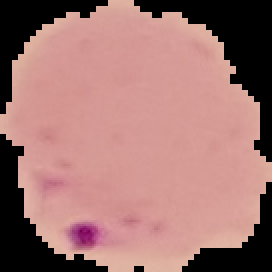
#> input picture cell-images-for-detecting-malaria/cell_images/Parasitized/C101P62ThinF_IMG_20150918_151239_cell_85.png, 136 x 136 px (shown 2 times larger); its folder holds only this picture in this run
$ jupyter execute image_to_csv.ipynb
#> lines starting #> are read from the running program, lines starting #| are printed output that depends on the picture; after the words box and inside, x2 and y2 are one past the last pixel; in counts of white or black regions, pixels touching at a corner belong together
[cell 1]
import cv2,os
import numpy as np
import glob

[cell 2]
def img_to_csv(label,dirlist,file):
#> called with label = 'Parasitized'
  for img_path in dirlist:
   im=cv2.imread(img_path)
#> im is the input picture: shape (136, 136, 3); mean B, G, R 113.2, 117, 161.1
   im=cv2.GaussianBlur(im,(5,5),2)
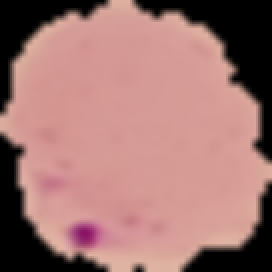
#> im: shape (136, 136, 3) (shown 2 times larger); mean B, G, R 113.2, 117, 161.1
   im_gray=cv2.cvtColor(im,cv2.COLOR_BGR2GRAY)
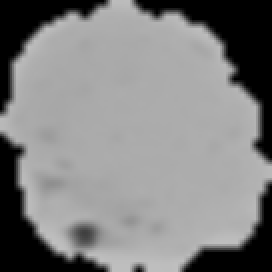
#> im_gray: shape (136, 136) (shown 2 times larger); min 0, max 191, mean 129.8

   ret,thresh=cv2.threshold(im_gray,127,255,0)
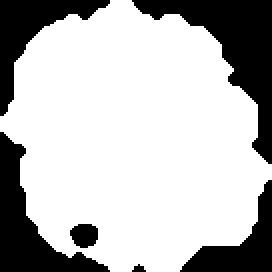
#> thresh: shape (136, 136) (shown 2 times larger); 72.8% white; 6 black regions (1 under 20 px)
   contours,_=cv2.findContours(thresh,1,2)
#> contours = 2 contours; box (x1, y1, x2, y2) and area: (0, 0, 136, 136) 13404, (34, 111, 50, 125) 153
   file.write(label)
   file.write(",")
   for i in range(5):
     try:
       area=cv2.contourArea(contours[i])
       file.write(str(area))
     except:
       file.write("0")
     file.write(",")
#> this loop made 5 passes
#> area on passes 1 to 2: 153, 13403.5
   file.write("\n")

[cell 3]
label="Parasitized"
dirlist =glob.glob("drive/MyDrive/cell_images/"+label+'/*.png')
file=open("drive/MyDrive/dataset.csv","w")
file.write("Label,area1,area2,area3,area4,area5");
file.write("\n")

[cell 4]
img_to_csv(label,dirlist,file)

[cell 5]
label="Uninfected"
dirlist =glob.glob("drive/MyDrive/cell_images/"+label+'/*.png')
file=open("drive/MyDrive/dataset.csv","a")

[cell 6]
img_to_csv(label,dirlist,file)
#> call 2 of img_to_csv, with label = 'Uninfected'
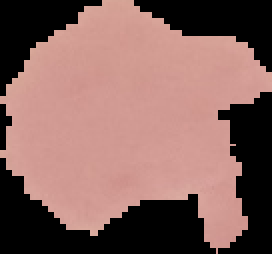
#> input picture cell-images-for-detecting-malaria/cell_images/Uninfected/C101P62ThinF_IMG_20150918_151507_cell_40.png, 136 x 127 px (shown 2 times larger)
#> in img_to_csv, im is the input picture: shape (127, 136, 3); mean B, G, R 94.5, 99.7, 134.5
#> in img_to_csv (call 2), `im=cv2.GaussianBlur(im,(5,5),2)`:
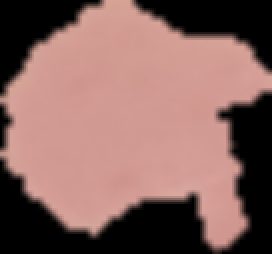
#> im: shape (127, 136, 3) (shown 2 times larger); mean B, G, R 94.5, 99.7, 134.5
#> in img_to_csv (call 2), `im_gray=cv2.cvtColor(im,cv2.COLOR_BGR2GRAY)`:
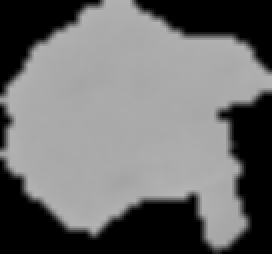
#> im_gray: shape (127, 136) (shown 2 times larger); min 0, max 182, mean 109.6
#> in img_to_csv (call 2), `ret,thresh=cv2.threshold(im_gray,127,255,0)`:
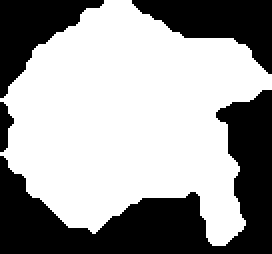
#> thresh: shape (127, 136) (shown 2 times larger); 61.6% white; 4 black regions
#> in img_to_csv (call 2), `contours,_=cv2.findContours(thresh,1,2)`: contours = 1 contour; box (x1, y1, x2, y2) and area: (0, 0, 136, 123) 10420
#> the loop in img_to_csv (call 2), `for i in range(5):` made 5 passes
#> area on pass 1: 10420
